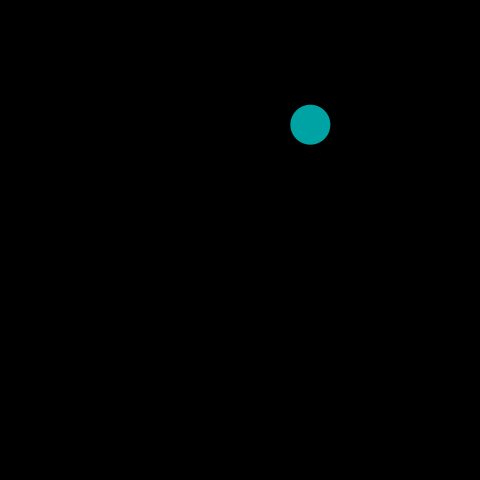
Frame 1 (no input)
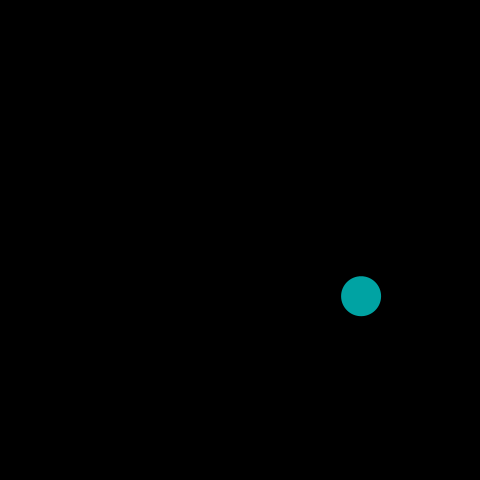
Frame 60 (the mouse pressed at the canvas centre just before this capture)
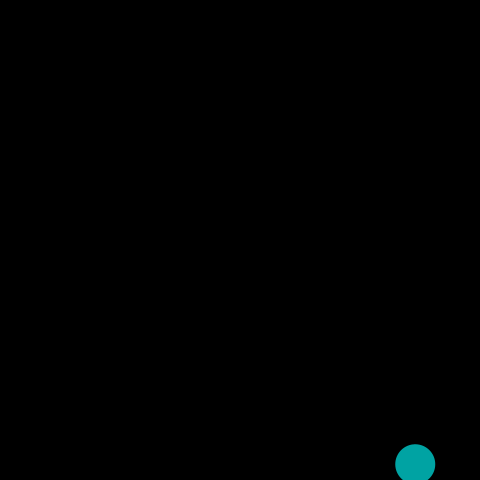
Frame 120 (the mouse held since frame 60 and released just before this capture)

The Processing sketch that drew these frames (run headless with seeded random() and noise(); from frame 60 on, the mouse is pressed at the canvas centre):

// Processing sketch: example01
// ── example01.pde
float x, y;
float xSpeed, ySpeed;

//初期化関数

void setup() {
  size(480, 480);
  frameRate(30);
  colorMode(HSB, 
  360, 100, 100, 100);
  noStroke();
  fill(180, 100, 80, 80);
  x = random(width);
  y = random(height);
  xSpeed = random(-10, 10);
  ySpeed = random(-10, 10);
}

//メインループ
void draw() {
  background(0);
  ellipse(x, y, 40, 40);

  x += xSpeed;
  y += ySpeed;
  if (x > width) {
    x = 0;
  }
  if (x < 0) {
    x = width;
  }
  if (y > height) {
    y = 0;
  }
  if (y < 0) {
    y = height;
  }
}
